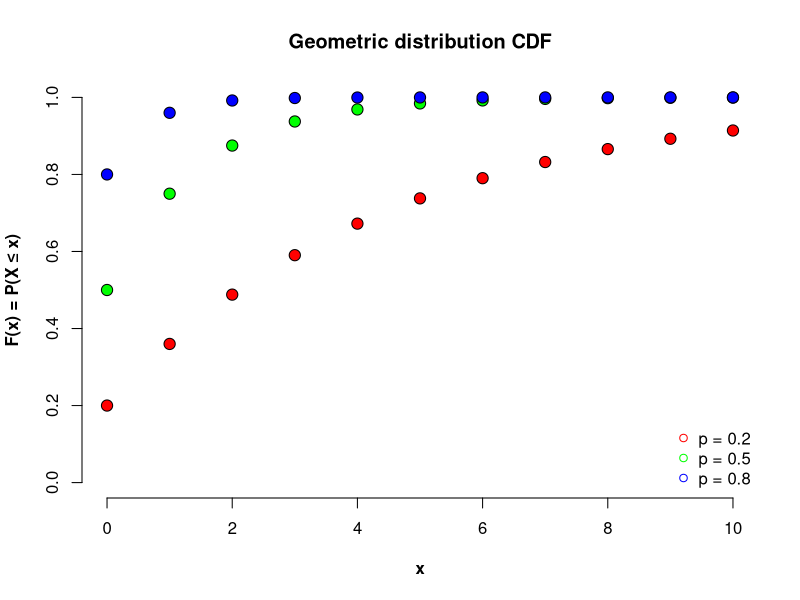

The R source for this figure:
svg("Geometric_CDF.svg")

plot(xlim = c(0, 10), ylim = c(0, 1), x = "",
     main = "Geometric distribution CDF", xlab = "x",
     ylab = "F(x) = P(X ≤ x)", bty = 'n', font.lab = 2)

points(0:40, pgeom(0:40, prob = 0.2),
       type = 'p', pch = 21, cex = 1.5, bg = "red", col = "black")
points(0:40, pgeom(0:40, prob = 0.5),
       type = 'p', pch = 21, cex = 1.5, bg = "green", col = "black")
points(0:40, pgeom(0:40, prob = 0.8),
       type = 'p', pch = 21, cex = 1.5, bg = "blue", col = "black")

legend('bottomright', legend = c('p = 0.2', 'p = 0.5', 'p = 0.8'),
       col = c('red', 'green', 'blue'), pch = 21, bty = 'n')

dev.off()
